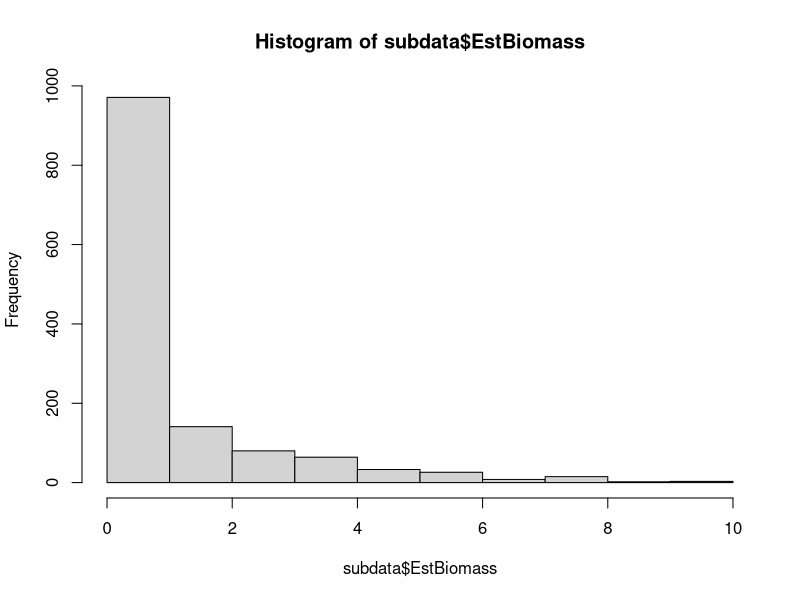
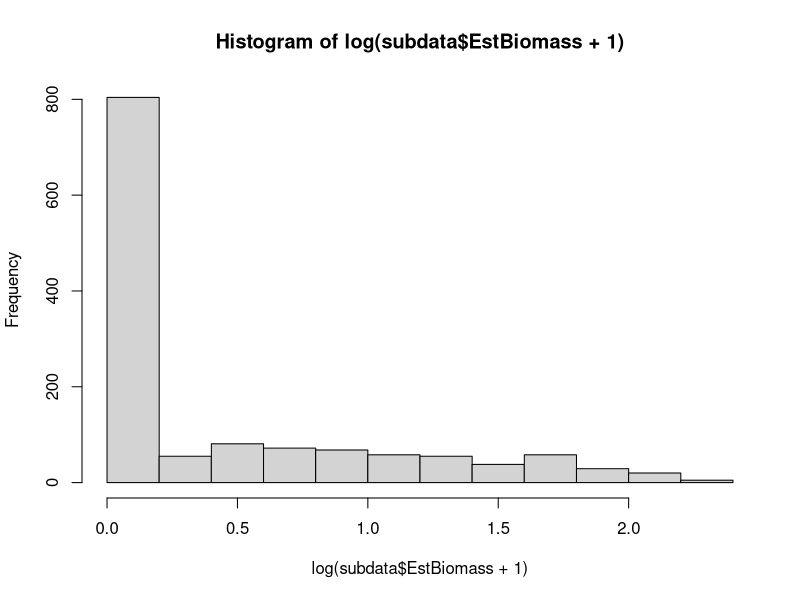
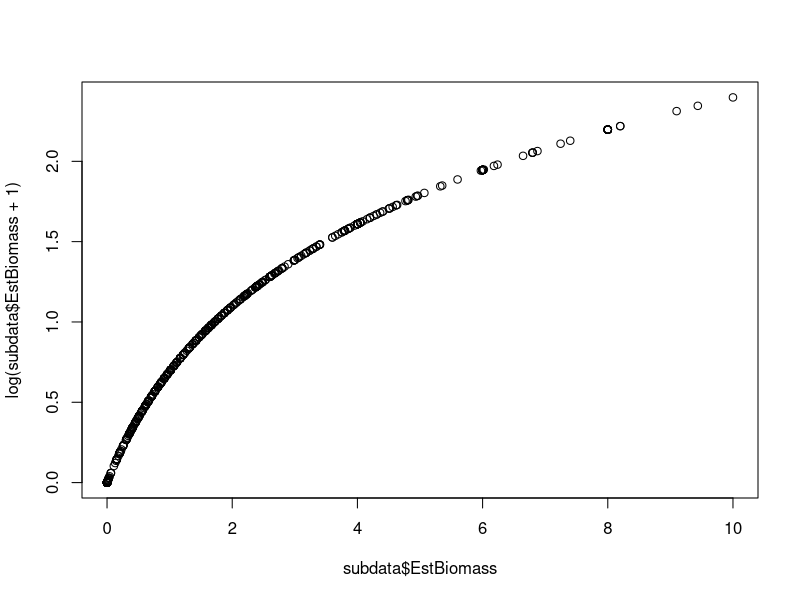

These figures' R source, in order: (Note: this script raises an error after producing the figures.)

library(foreign)  # To get SPSS file
library(lme4)     # For random effects
library(lsmeans)  # To summarized expected values by group
library(pbkrtest) # Way to get p-values
                  # http://www.inside-r.org/packages/cran/lme4/docs/pvalues
                  # What is restriction matrix? http://people.su.se/~palme/Rmatr.pdf 


annuals <- read.spss("SPSS BothSitesAllYears Data File.sav",to.data.frame=TRUE)
str(annuals)
annuals$Year=as.factor(annuals$Year)

#Model options- Don't put in Precipitation Amounts (WintRain), but include Year as a fixed effect.  This will allow for other weather variation rather than just precip. 

#Reponse variables:  Biomass, Counts of target species, Cover of target species.

   
####  Biomass -----

#Use this line to change subsets (i.e. switch to Sonoran)
subdata=subset(annuals, (Desert=='Mojave ' & TranDir=='N' & Year!=2011)) 

hist(subdata$EstBiomass)
table(subdata$EstBiomass) #755 zeros
min(subdata$EstBiomass[subdata$EstBiomass>0], na.rm=T)


hist(log(subdata$EstBiomass+1))  #Logging this is silly
plot(subdata$EstBiomass, log(subdata$EstBiomass+1))
table(log(subdata$EstBiomass+1)) 

hist(logw0(subdata$EstBiomass))
plot(subdata$EstBiomass, logw0(subdata$EstBiomass))
table(logw0(subdata$EstBiomass))

hist(log(subdata$EstBiomass))
hist(logw0(subdata$Erci))
table(logw0(subdata$Erci))

#Reason for special log transform
log(0.001)
log(0.01)
log(1.001)
log(1.01)
tx=seq(0,10,by=0.001)
plot(tx)
plot(tx, log(tx))
plot(tx, log(tx+1))
plot(tx, logw0(tx))
pairs(cbind(log=log(tx), logp1=log(tx+1), logw0=logw0(tx), orig=tx))


plot(subdata$EstBiomass, log(subdata$EstBiomass))
plot(subdata$EstBiomass, log(subdata$EstBiomass+1))








#Full factorial model
biomass.lmer=lmer(EstBiomass~FireTrt*RainTrt*SeedTrt*TurbTrt*Year*MH+(1|ShrubID)+(1|ShrubID:Plot),  data=subdata )
#Gives warning message. Maybe false positive?  see Ben Bolkers comment here: 
# http://comments.gmane.org/gmane.comp.lang.r.lme4.devel/11674
summary(biomass.lmer)
anova(biomass.lmer)
dim(summary(biomass.lmer)$coefficients)
RM=Diagonal(192)
#a slow function
pvals<-apply(RM, 1, function(x)KRmodcomp(biomass.lmer, t(x))$stats$p.value)
cbind(summary(biomass.lmer)$coefficients,pvals)
#No six-way interxns signif (phew!)

biomass.lmer2=lmer(EstBiomass~(FireTrt+RainTrt+SeedTrt+TurbTrt+Year+MH)^5+(1|ShrubID)+(1|ShrubID:Plot),  data=subset(annuals, (Desert=='Mojave ' & TranDir=='N' & Year!=2011)), control=lmerControl(optimizer="bobyqa") )
summary(biomass.lmer2)
dim(summary(biomass.lmer2)$coefficients)
RM2=Diagonal(186)
#a slow function
pvals2<-apply(RM2, 1, function(x)KRmodcomp(biomass.lmer2, t(x))$stats$p.value)
cbind(summary(biomass.lmer2)$coefficients,pvals2)


biomass.lmer3=lmer(EstBiomass~(FireTrt+RainTrt+SeedTrt+TurbTrt+Year+MH)^4 +(1|ShrubID)+(1|ShrubID:Plot),  data=subset(annuals, (Desert=='Mojave ' & TranDir=='N' & Year!=2011)), control=lmerControl(optimizer="bobyqa") )
summary(biomass.lmer3)
dim(summary(biomass.lmer3)$coefficients)
RM3=Diagonal(157)
#a slow function
pvals3<-apply(RM3, 1, function(x)KRmodcomp(biomass.lmer3, t(x))$stats$p.value)
cbind(summary(biomass.lmer3)$coefficients,round(pvals3,4))
#Some signif p-vals here: FireTrtUB:RainTrtE:SeedTrtS:MHON 



biomass.lmer4=lmer(EstBiomass~(FireTrt+RainTrt+SeedTrt+TurbTrt+Year+MH)^3 + FireTrt:RainTrt:SeedTrt:MH  +(1|ShrubID)+(1|ShrubID:Plot),  data=subset(annuals, (Desert=='Mojave ' & TranDir=='N' & Year!=2011)), control=lmerControl(optimizer="bobyqa") )
summary(biomass.lmer4)
dim(summary(biomass.lmer4)$coefficients)
RM4=Diagonal(106)
#a slow function
pvals4<-apply(RM4, 1, function(x)KRmodcomp(biomass.lmer4, t(x))$stats$p.value)
cbind(summary(biomass.lmer4)$coefficients,round(pvals4,4))
#Some signif p-vals here: FireTrtUB:RainTrtE:SeedTrtS:MHON (before) RainTrt:Year:MH FireTrt:SeedTrt:MH FireTrt:RainTrt:MH FireTrt:RainTrt:TurbTrt  FireTrt:RainTrt:SeedTrt



biomass.lmer5=lmer(EstBiomass~(FireTrt+RainTrt+SeedTrt+TurbTrt+Year+MH)^2 + FireTrt:RainTrt:SeedTrt:MH + RainTrt:SeedTrt:MH  + FireTrt:SeedTrt:MH +FireTrt:RainTrt:MH + FireTrt:RainTrt:SeedTrt + RainTrt:Year:MH + FireTrt:RainTrt:TurbTrt + (1|ShrubID)+(1|ShrubID:Plot),  data=subset(annuals, (Desert=='Mojave ' & TranDir=='N' & Year!=2011)), control=lmerControl(optimizer="bobyqa") ) 
summary(biomass.lmer5)
dim(summary(biomass.lmer5)$coefficients)
RM5=Diagonal(73)
#a slow function
pvals5<-apply(RM5, 1, function(x)KRmodcomp(biomass.lmer5, t(x))$stats$p.value)
cbind(summary(biomass.lmer5)$coefficients,round(pvals5,4))
#Some signif p-vals here


biomass.lmer6=lmer(EstBiomass~(FireTrt+RainTrt+SeedTrt+TurbTrt+Year+MH)^2 + FireTrt:RainTrt:SeedTrt:MH + RainTrt:SeedTrt:MH  + FireTrt:SeedTrt:MH +FireTrt:RainTrt:MH + FireTrt:RainTrt:SeedTrt + RainTrt:Year:MH + FireTrt:RainTrt:TurbTrt - Year:TurbTrt - FireTrt:Year+ (1|ShrubID)+(1|ShrubID:Plot),  data=subset(annuals, (Desert=='Mojave ' & TranDir=='N' & Year!=2011)), control=lmerControl(optimizer="bobyqa") ) 
summary(biomass.lmer6)
dim(summary(biomass.lmer6)$coefficients)
RM6=Diagonal(71)
#a slow function
pvals6<-apply(RM6, 1, function(x)KRmodcomp(biomass.lmer6, t(x))$stats$p.value)
cbind(summary(biomass.lmer6)$coefficients,round(pvals6,4))
#Final model?
plot(biomass.lmer6)
qqnorm(biomass.lmer6$resid)

lsmeans(biomass.lmer6,  ~ FireTrt:RainTrt:SeedTrt:MH|TurbTrt+Year)  #Just put in highest order interactions

lsmip(biomass.lmer6, RainTrt~MH|Year)
lsmip(biomass.lmer6, RainTrt~MH|Year+FireTrt)
lsmip(biomass.lmer6, RainTrt~MH|Year+SeedTrt)
lsmip(biomass.lmer6, RainTrt~MH|Year+TurbTrt)


lsmip(biomass.lmer6, RainTrt~MH|Year+FireTrt+SeedTrt+TurbTrt)

#This is crazy complicated... try simplifying.... 
